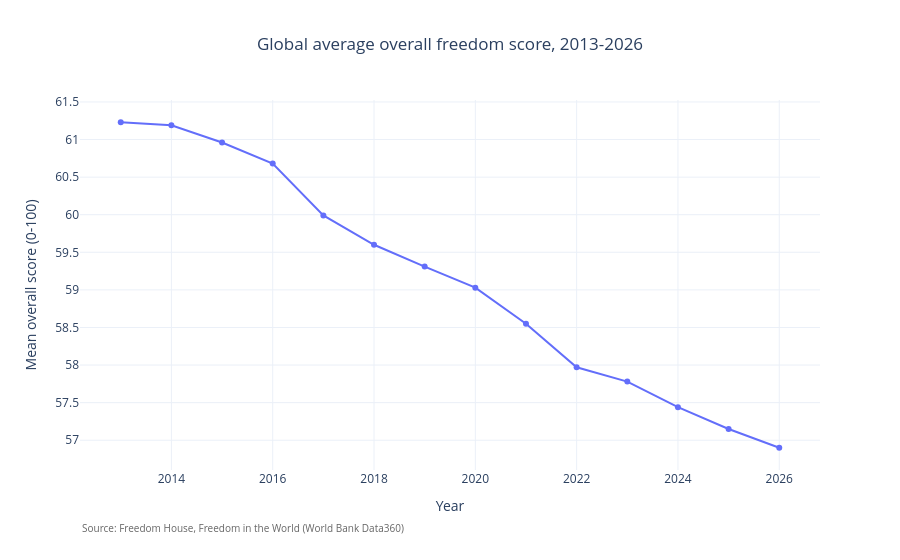

This figure's notebook cell:
### Markdown cell above
## 4. Question 1, visualized — the global trend line

**Question:** how does the decline look as a chart?

**Method:** plot the yearly means with the shared `create_trend_chart()` helper.

### Code cell
fig = create_trend_chart(
    yearly_mean.reset_index(),
    title='Global average overall freedom score, 2013-2026',
    y_label='Mean overall score (0-100)',
)
fig.show()

### Figure 1 — Plotly figure (JSON) as saved in the notebook; plotly's stock layout.template omitted (floating-point values rounded to 4 significant figures)
{"data": [{"hovertemplate": "Year=%{x}<br>Mean overall score (0-100)=%{y}<extra></extra>", "legendgroup": "", "line": {"color": "#636efa", "dash": "solid"}, "marker": {"symbol": "circle"}, "mode": "lines+markers", "name": "", "orientation": "v", "showlegend": false, "type": "scatter", "x": [2013, 2014, 2015, 2016, 2017, 2018, 2019, 2020, 2021, 2022, 2023, 2024, 2025, 2026], "xaxis": "x", "y": [61.23, 61.19, 60.96, 60.68, 59.99, 59.6, 59.31, 59.03, 58.55, 57.97, 57.78, 57.44, 57.15, 56.9], "yaxis": "y"}], "layout": {"annotations": [{"font": {"color": "#666666", "size": 10}, "showarrow": false, "text": "Source: Freedom House, Freedom in the World (World Bank Data360)", "x": 0, "xanchor": "left", "xref": "paper", "y": -0.18, "yref": "paper"}], "hovermode": "x unified", "legend": {"tracegroupgap": 0}, "margin": {"b": 90}, "title": {"text": "Global average overall freedom score, 2013-2026", "x": 0.5}, "xaxis": {"anchor": "y", "domain": [0.0, 1.0], "title": {"text": "Year"}}, "yaxis": {"anchor": "x", "domain": [0.0, 1.0], "title": {"text": "Mean overall score (0-100)"}}}}
